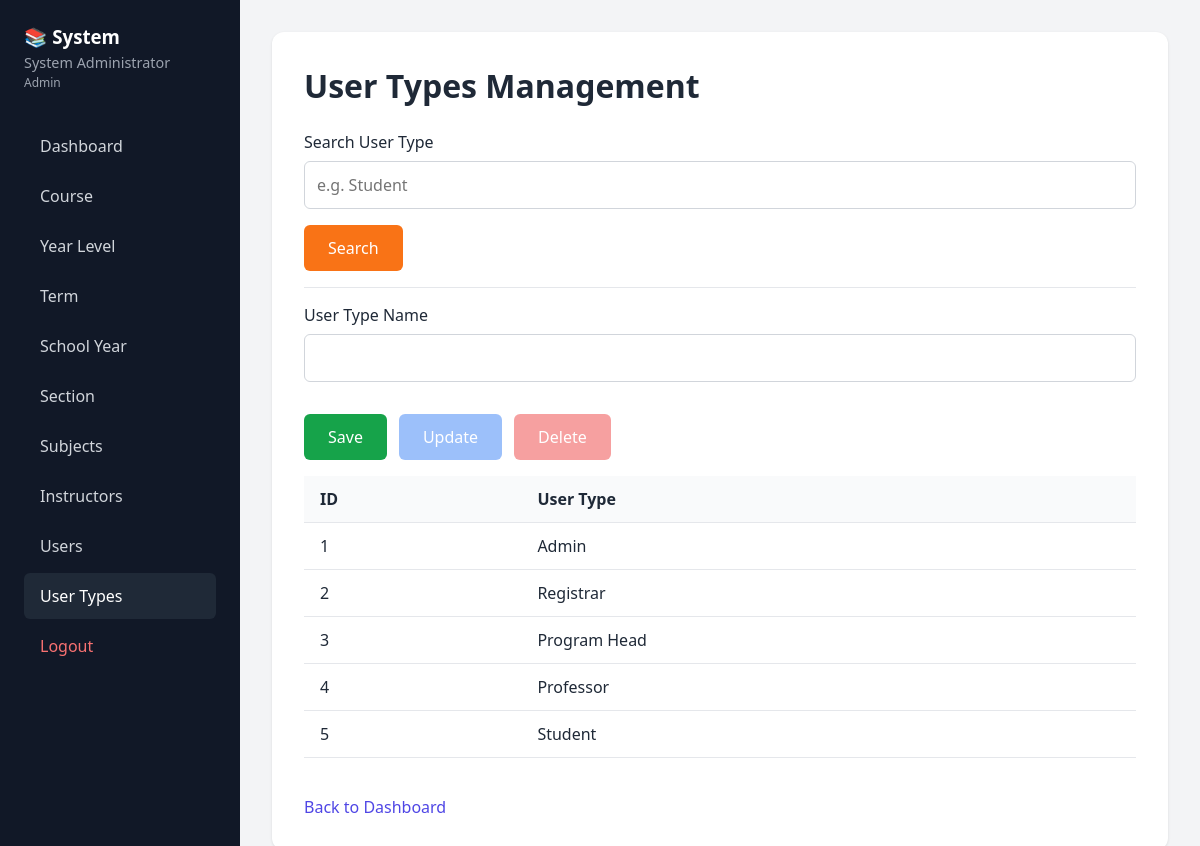
/user_types.php (signed in), run on the app's committed database.
### tables this page shows
CREATE TABLE `tbl_usertype` (
  `ID` int(11) NOT NULL,
  `USERTYPE` varchar(50) NOT NULL
);

### user_types.php (the view, shortened to what this page needs)
<?php
require 'header.php';
$message = ""; $id = $usertype = "";
$list = $conn->query("SELECT * FROM `tbl_usertype` ORDER BY `ID`");
?>
<div class="page-card">
    <h1>User Types Management</h1>
    <form method="POST">
        <label>Search User Type</label>
        <input type="text" name="search_usertype" class="form-input" placeholder="e.g. Student">
        <button type="submit" name="btn_search" class="btn-orange">Search</button>
        <hr>
    </form>
    <form method="POST">
        <label>User Type Name</label>
        <input type="text" name="usertype" value="<?= htmlspecialchars($usertype) ?>" class="form-input" required>
        <div class="btn-row">
            <button type="submit" name="btn_save" class="btn-green">Save</button>
            <button type="submit" name="btn_update" class="btn-blue" <?= $id ? '' : 'disabled' ?>>Update</button>
            <button type="submit" name="btn_delete" class="btn-red" <?= $id ? '' : 'disabled' ?> onclick="return confirm('Delete?')">Delete</button>
        </div>
    </form>
    <table class="data-table">
        <thead><tr><th>ID</th><th>User Type</th></tr></thead>
        <tbody>
            <?php while($row = $list->fetch_assoc()): ?>
            <tr><td><?= $row['ID'] ?></td><td><?= htmlspecialchars($row['USERTYPE']) ?></td></tr>
            <?php endwhile; ?>
        </tbody>
    </table>
    <br><a href="index.php" class="back-btn">Back to Dashboard</a>
</div>
<?php require 'footer.php'; ?>

### style.css (style rules this page uses)
* { box-sizing: border-box; margin: 0; padding: 0; font-family: system-ui, sans-serif; }
body { background: #f3f4f6; color: #1f2937; }
.page-card { background: white; border-radius: 12px; padding: 2rem; box-shadow: 0 1px 3px rgba(0,0,0,0.1); margin-bottom: 1.5rem; }
.page-card h1 { margin-bottom: 1.5rem; }
.form-input { width: 100%; padding: 0.75rem; margin: 0.5rem 0 1rem; border: 1px solid #d1d5db; border-radius: 6px; font-size: 1rem; }
.btn-row { display: flex; gap: 0.75rem; margin: 1rem 0; flex-wrap: wrap; }
.btn-green { background: #16a34a; color: white; border: none; padding: 0.75rem 1.5rem; border-radius: 6px; cursor: pointer; font-size: 1rem; }
.btn-blue { background: #3b82f6; color: white; border: none; padding: 0.75rem 1.5rem; border-radius: 6px; cursor: pointer; font-size: 1rem; }
.btn-red { background: #ef4444; color: white; border: none; padding: 0.75rem 1.5rem; border-radius: 6px; cursor: pointer; font-size: 1rem; }
.btn-orange { background: #f97316; color: white; border: none; padding: 0.75rem 1.5rem; border-radius: 6px; cursor: pointer; font-size: 1rem; }
.btn-green:disabled, .btn-blue:disabled, .btn-red:disabled { opacity: 0.5; cursor: not-allowed; }
table { width: 100%; border-collapse: collapse; margin-top: 1rem; }
th, td { padding: 0.75rem 1rem; text-align: left; border-bottom: 1px solid #e5e7eb; }
th { background: #f9fafb; font-weight: 600; }
.back-btn { display: inline-block; color: #4f46e5; text-decoration: none; margin-top: 1rem; }
hr { border: none; border-top: 1px solid #e5e7eb; margin: 1rem 0; }

### data on the page
tbl_usertype: ID "1", USERTYPE "Admin"
tbl_usertype: ID "2", USERTYPE "Registrar"
tbl_usertype: ID "3", USERTYPE "Program Head"
tbl_usertype: ID "4", USERTYPE "Professor"
tbl_usertype: ID "5", USERTYPE "Student"

### other printed values
$_SESSION['fullname'] "System Administrator"
$usertype "Admin"
